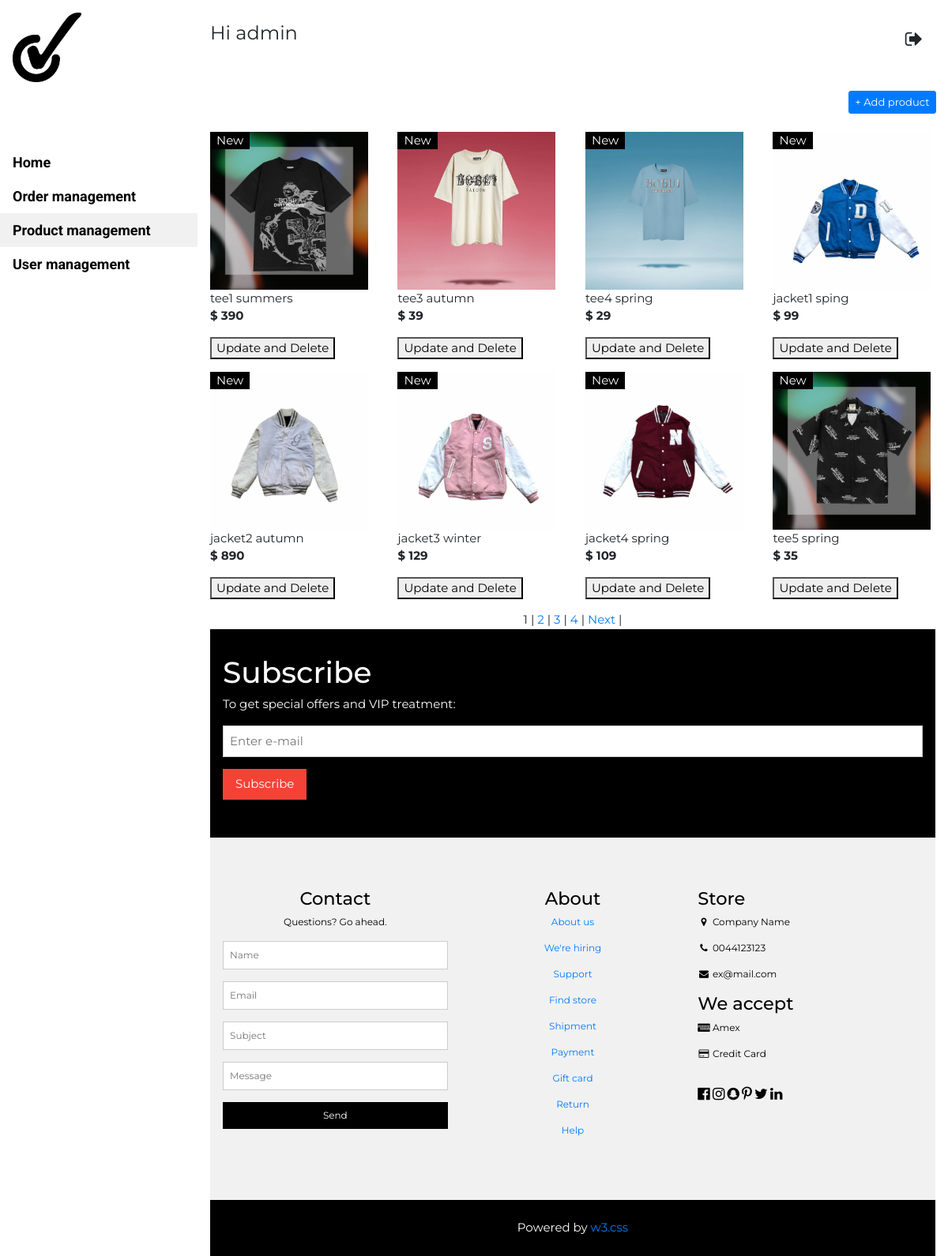
Before: /admin/Productmanagement.php (signed in) with the older database file.
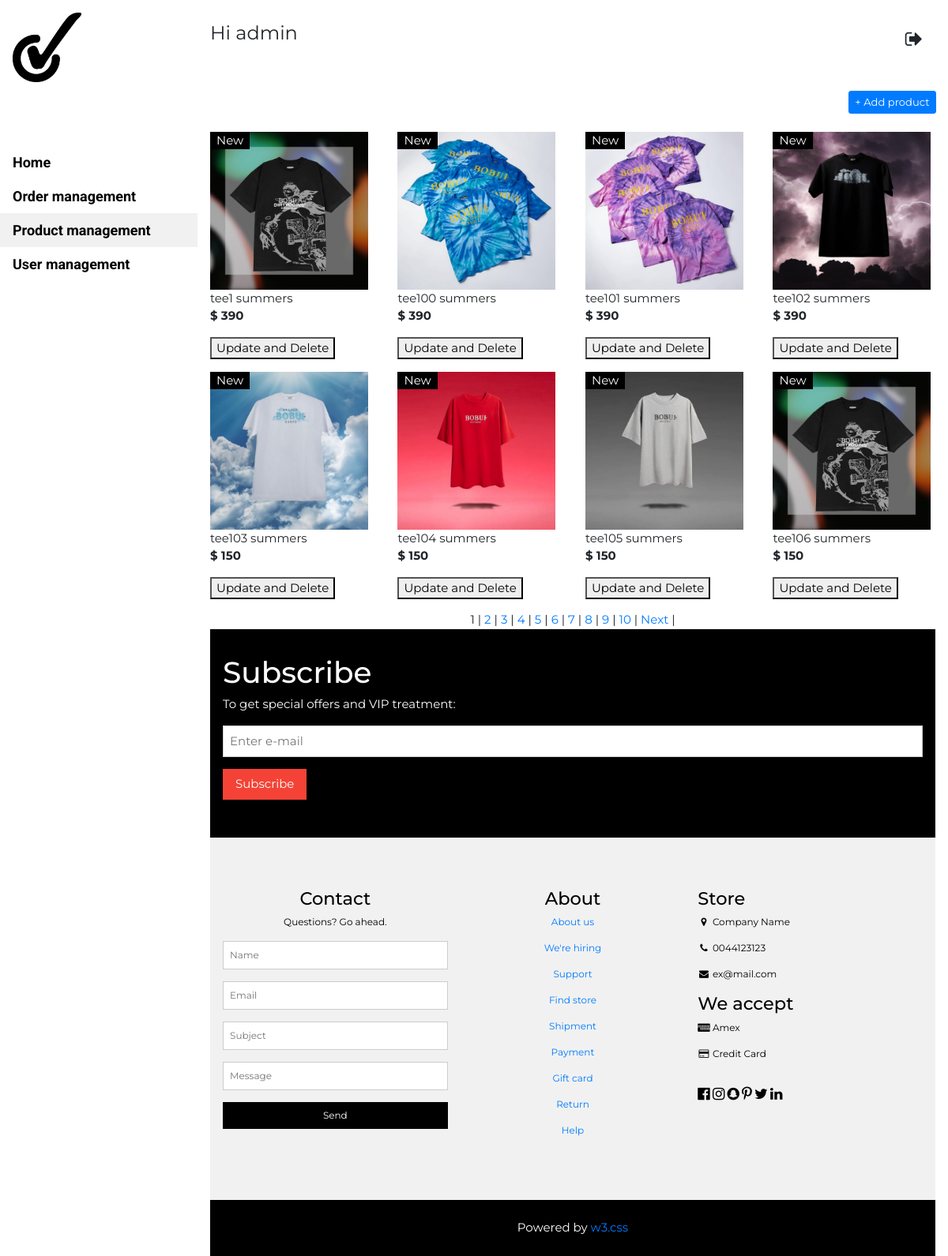
After: the same page with the newer database file.
### tables this page shows
CREATE TABLE `sanpham` (
  `maSP` int(30) NOT NULL,
  `maloaiSP` int(11) NOT NULL,
  `thongtinSP` varchar(100) NOT NULL,
  `tenSP` varchar(30) NOT NULL,
  `giaSP` int(11) NOT NULL,
  `hinhanhSP` varchar(100) NOT NULL,
  `sizeL` int(11) DEFAULT NULL,
  `sizeXL` int(11) DEFAULT NULL
);

### process/login.php (called while the page is built, shortened)
<?php
function isLoginedAdmin(){
    return isset($_SESSION['admin']);
}

### admin/Productmanagement.php (the view, shortened to what the changed rows need)
<!DOCTYPE html>
<?php
require_once('../process/login.php');
?>
<html>
<link rel="stylesheet" href="../SOURCE.css">
<link rel="stylesheet" href="style.css">
<link rel="stylesheet" href="https://cdnjs.cloudflare.com/ajax/libs/font-awesome/4.7.0/css/font-awesome.min.css">
<link rel="stylesheet" href="https://maxcdn.bootstrapcdn.com/bootstrap/4.4.1/css/bootstrap.min.css">
<?php
if (isLoginedAdmin()) {
?>
    <body class="w3-content" style="max-width:1200px">
        <div class="w3-main" style="margin-left:250px">
            <header class="w3-container w3-xlarge w3-padding-24">
                <p class="w3-left">Hi admin</p>
                <p class="w3-right">
            </header>
            <div class="col col-xs-6 text-right">
                <button type="button" class="btn btn-sm btn-primary btn-create " id="nutthemsanpham" onclick="document.getElementById('themsp').style.display='block',themsp()">&#43; Add
                    product</a></button>
            </div>
            <br>
            <?php
            $conn = createDbConnection();
            $result = mysqli_query($conn, 'select count(*) as total from sanpham');
            $row = mysqli_fetch_assoc($result);
            $total_records = $row['total'];
            $current_page = isset($_GET['page']) ? $_GET['page'] : 1;
            $limit = 8;
            $total_page = ceil($total_records / $limit);
            $start = ($current_page - 1) * $limit;
            ?>
            <div class="w3-row w3-whitescale">
                <?php
                $conn = createDBConnection();
                if ($result = mysqli_query($conn, "SELECT * FROM sanpham LIMIT $start, $limit")) {
                    while ($row = mysqli_fetch_assoc($result)) {
                        $sql1 = "SELECT loaiSP FROM loaisanpham WHERE maloaiSP='" . $row['maloaiSP'] . "'";
                        $result1 = $conn->query($sql1);
                        $row1 = $result1->fetch_assoc();
                ?>
                        <div class="w3-col l3 s6">
                            <div class="w3-container">
                                <div class="w3-display-container">
                                    <img src="../Images/T-shirt/<?= $row['hinhanhSP'] ?>" style="width:200px">
                                    <span class="w3-tag w3-display-topleft">New</span>
                                </div>
                                <p><?= $row['tenSP'] ?><br><b>$ <?= $row['giaSP'] ?></b></p>
                                <a href="javascript:void(0)" class="w3-bar-item w3-left  " onclick="w3_open()">
                                    <p><button onclick="document.getElementById('suasp').style.display='block',suasp('<?= $row['tenSP'] ?>','<?= $row['giaSP'] ?>','../Images/T-shirt/<?= $row['hinhanhSP'] ?>','<?= $row['thongtinSP'] ?>','<?= $row1['loaiSP'] ?>','<?= $row['sizeL'] ?>','<?= $row['sizeXL'] ?>')">Update and Delete
                                        </button>
                                    </p>
                                </a>
                            </div>
                        </div>
                <?php
                    }
                }
                ?>
            </div>
            <div class="w3-bar w3-center ">
                <?php
                for ($i = 1; $i <= $total_page; $i++) {
                    if ($i == $current_page) {
                        echo '<span>' . $i . '</span> | ';
                    } else {
                        echo '<a href="Productmanagement.php?page=' . $i . '">' . $i . '</a> | ';
                    }
                }
                if ($current_page < $total_page && $total_page > 1) {
                    echo '<a href="Productmanagement.php?page=' . ($current_page + 1) . '">Next</a> | ';
                }
                ?>
            </div>
            <div class="w3-container">
                <div class="w3-container w3-black w3-padding-32">
                    <h1>Subscribe</h1>
                </div>
                <footer class="w3-padding-64 w3-light-grey w3-small w3-center" id="footer">
                </footer>
                <div class="w3-black w3-center w3-padding-24">Powered by <a href="https://www.w3schools.com/w3css/default.asp" title="W3.CSS" target="_blank" class="w3-hover-opacity">w3.css</a></div>
            </div>
    </body>
<?php } else {
    echo '<script>window.location.replace("/WEB2/admin")</script>';
} ?>
</html>

Changed rows visible on the page:
no longer on this page (row unchanged): sanpham: hinhanhSP (picture), tenSP "tee3 autumn", giaSP "39"
no longer on this page (row edited): sanpham: hinhanhSP (picture), tenSP "tee4 spring", giaSP "29"
no longer on this page (row unchanged): sanpham: hinhanhSP (picture), tenSP "jacket1 sping", giaSP "99"
no longer on this page (row edited): sanpham: hinhanhSP (picture), tenSP "jacket2 autumn", giaSP "890"
no longer on this page (row edited): sanpham: hinhanhSP (picture), tenSP "jacket3 winter", giaSP "129"
no longer on this page (row unchanged): sanpham: hinhanhSP (picture), tenSP "jacket4 spring", giaSP "109"
no longer on this page (row unchanged): sanpham: hinhanhSP (picture), tenSP "tee5 spring", giaSP "35"
added sanpham: hinhanhSP (picture), tenSP "tee100 summers", giaSP "390"
added sanpham: hinhanhSP (picture), tenSP "tee101 summers", giaSP "390"
added sanpham: hinhanhSP (picture), tenSP "tee102 summers", giaSP "390"
added sanpham: hinhanhSP (picture), tenSP "tee103 summers", giaSP "150"
added sanpham: hinhanhSP (picture), tenSP "tee104 summers", giaSP "150"
added sanpham: hinhanhSP (picture), tenSP "tee105 summers", giaSP "150"
added sanpham: hinhanhSP (picture), tenSP "tee106 summers", giaSP "150"
Other visible differences:
new list line: "5 |"
new list line: "6 |"
new list line: "7 |"
new list line: "8 |"
new list line: "9 |"
new list line: "10 |"
